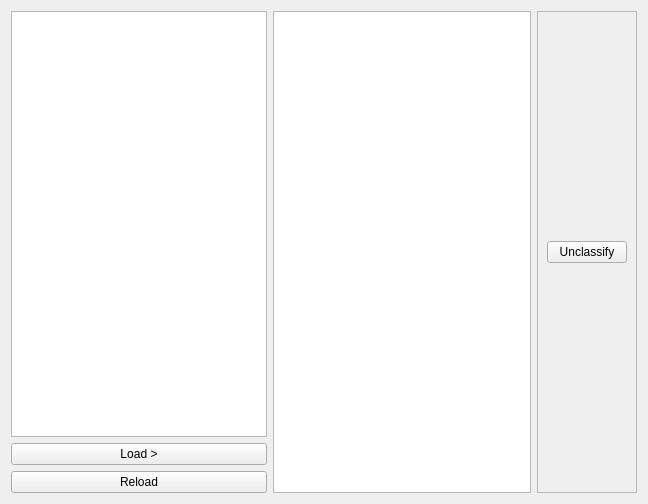
<?xml version="1.0" encoding="UTF-8"?>
<ui version="4.0">
 <class>ProjectEntry_Samples</class>
 <widget class="QWidget" name="ProjectEntry_Samples">
  <property name="geometry">
   <rect>
    <x>0</x>
    <y>0</y>
    <width>648</width>
    <height>504</height>
   </rect>
  </property>
  <property name="windowTitle">
   <string notr="true">ProjectEntry_Samples</string>
  </property>
  <layout class="QHBoxLayout" name="horizontalLayout">
   <item>
    <layout class="QVBoxLayout" name="verticalLayout_2">
     <item>
      <widget class="QListWidget" name="tagsListWidget">
       <property name="sizePolicy">
        <sizepolicy hsizetype="Minimum" vsizetype="Expanding">
         <horstretch>0</horstretch>
         <verstretch>0</verstretch>
        </sizepolicy>
       </property>
      </widget>
     </item>
     <item>
      <widget class="QPushButton" name="loadSamplesButton">
       <property name="text">
        <string>Load &gt;</string>
       </property>
      </widget>
     </item>
     <item>
      <widget class="QPushButton" name="reloadButton">
       <property name="text">
        <string>Reload</string>
       </property>
      </widget>
     </item>
    </layout>
   </item>
   <item>
    <widget class="SamplesListWidget" name="samplesListWidget"/>
   </item>
   <item>
    <widget class="QFrame" name="frame">
     <property name="frameShape">
      <enum>QFrame::StyledPanel</enum>
     </property>
     <property name="frameShadow">
      <enum>QFrame::Raised</enum>
     </property>
     <layout class="QVBoxLayout" name="verticalLayout">
      <item>
       <widget class="QPushButton" name="unclassifyButton">
        <property name="text">
         <string>Unclassify</string>
        </property>
       </widget>
      </item>
     </layout>
    </widget>
   </item>
  </layout>
 </widget>
 <customwidgets>
  <customwidget>
   <class>SamplesListWidget</class>
   <extends>QListWidget</extends>
   <header>ui.extends.samplesListWidget</header>
  </customwidget>
 </customwidgets>
 <resources/>
 <connections/>
</ui>
